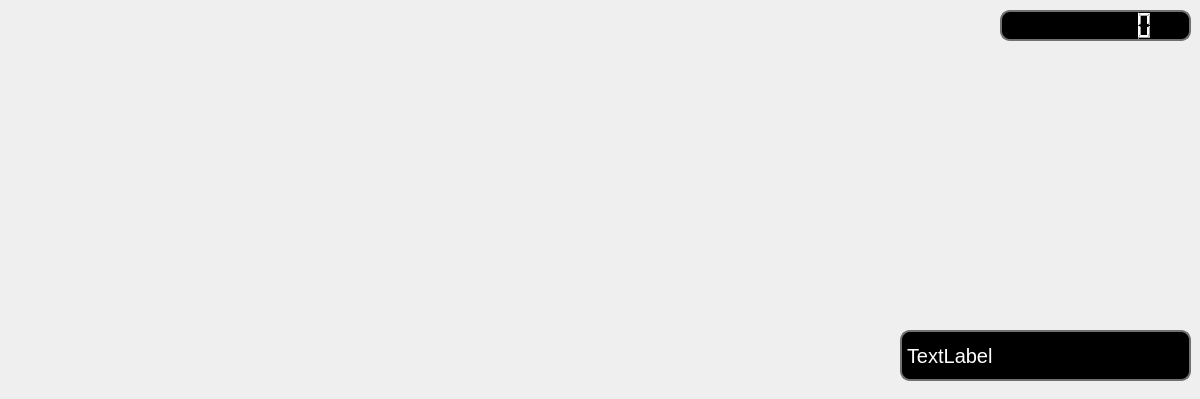
<?xml version="1.0" encoding="UTF-8"?>
<ui version="4.0">
 <class>MainWindow</class>
 <widget class="QMainWindow" name="MainWindow">
  <property name="geometry">
   <rect>
    <x>0</x>
    <y>0</y>
    <width>1200</width>
    <height>399</height>
   </rect>
  </property>
  <property name="windowTitle">
   <string>MainWindow</string>
  </property>
  <widget class="QWidget" name="centralwidget">
   <widget class="QStackedWidget" name="stackedWidget">
    <property name="geometry">
     <rect>
      <x>0</x>
      <y>0</y>
      <width>1200</width>
      <height>399</height>
     </rect>
    </property>
    <property name="currentIndex">
     <number>1</number>
    </property>
    <widget class="QWidget" name="StartMenu">
     <widget class="QFrame" name="frame">
      <property name="geometry">
       <rect>
        <x>0</x>
        <y>0</y>
        <width>1200</width>
        <height>399</height>
       </rect>
      </property>
      <property name="styleSheet">
       <string notr="true">background-color: rgb(0, 0, 0);</string>
      </property>
      <property name="frameShape">
       <enum>QFrame::StyledPanel</enum>
      </property>
      <property name="frameShadow">
       <enum>QFrame::Raised</enum>
      </property>
      <widget class="QPushButton" name="pushButton">
       <property name="geometry">
        <rect>
         <x>350</x>
         <y>127</y>
         <width>500</width>
         <height>60</height>
        </rect>
       </property>
       <property name="styleSheet">
        <string notr="true">QPushButton {
	background-color:rgb(255, 255, 255);
	border:none;
	color:rgb(0, 0, 0);
	border-radius: 5px;
}
QPushButton:hover {
	background-color:rgb(196, 196, 196);
}
QPushButton:pressed {
	background-color:rgb(117, 117, 117);
}
</string>
       </property>
       <property name="text">
        <string>SETTINGS</string>
       </property>
      </widget>
      <widget class="QPushButton" name="pushButton_3">
       <property name="geometry">
        <rect>
         <x>350</x>
         <y>300</y>
         <width>500</width>
         <height>60</height>
        </rect>
       </property>
       <property name="styleSheet">
        <string notr="true">QPushButton {
	background-color:rgb(255, 255, 255);
	border:none;
	color:rgb(0, 0, 0);
	border-radius: 5px;
}
QPushButton:hover {
	background-color:rgb(196, 196, 196);
}
QPushButton:pressed {
	background-color:rgb(117, 117, 117);
}
</string>
       </property>
       <property name="text">
        <string>QUIT</string>
       </property>
      </widget>
      <widget class="QPushButton" name="pushButton_4">
       <property name="geometry">
        <rect>
         <x>350</x>
         <y>214</y>
         <width>500</width>
         <height>60</height>
        </rect>
       </property>
       <property name="styleSheet">
        <string notr="true">QPushButton {
	background-color:rgb(255, 255, 255);
	border:none;
	color:rgb(0, 0, 0);
	border-radius: 5px;
}
QPushButton:hover {
	background-color:rgb(196, 196, 196);
}
QPushButton:pressed {
	background-color:rgb(117, 117, 117);
}
</string>
       </property>
       <property name="text">
        <string>HALL OF FAME</string>
       </property>
      </widget>
      <widget class="QPushButton" name="PB_launchGame">
       <property name="geometry">
        <rect>
         <x>350</x>
         <y>40</y>
         <width>500</width>
         <height>60</height>
        </rect>
       </property>
       <property name="styleSheet">
        <string notr="true">QPushButton {
	background-color:rgb(255, 255, 255);
	border:none;
	color:rgb(0, 0, 0);
	border-radius: 5px;
}
QPushButton:hover {
	background-color:rgb(196, 196, 196);
}
QPushButton:pressed {
	background-color:rgb(117, 117, 117);
}
</string>
       </property>
       <property name="text">
        <string>PLAY</string>
       </property>
      </widget>
     </widget>
    </widget>
    <widget class="QWidget" name="GameWidget">
     <widget class="QLCDNumber" name="lcdNumber">
      <property name="geometry">
       <rect>
        <x>1000</x>
        <y>10</y>
        <width>191</width>
        <height>31</height>
       </rect>
      </property>
      <property name="styleSheet">
       <string notr="true">QLCDNumber{
  background-color: rgb(0, 0, 0);
  border: 2px solid rgb(113, 113, 113);
  border-width: 2px;
  border-radius: 10px;
  color: rgb(255, 255, 255);
}</string>
      </property>
      <property name="smallDecimalPoint">
       <bool>false</bool>
      </property>
      <property name="digitCount">
       <number>8</number>
      </property>
      <property name="mode">
       <enum>QLCDNumber::Dec</enum>
      </property>
      <property name="segmentStyle">
       <enum>QLCDNumber::Filled</enum>
      </property>
     </widget>
     <widget class="QLabel" name="introLabel">
      <property name="geometry">
       <rect>
        <x>900</x>
        <y>330</y>
        <width>291</width>
        <height>51</height>
       </rect>
      </property>
      <property name="styleSheet">
       <string notr="true">  background-color: rgb(0, 0, 0);
  border: 2px solid rgb(113, 113, 113);
  border-width: 2px;
  border-radius: 10px;
  color: rgb(255, 255, 255);
  font-size: 20px;</string>
      </property>
      <property name="text">
       <string>TextLabel</string>
      </property>
     </widget>
    </widget>
    <widget class="QWidget" name="Settings">
     <widget class="QFrame" name="frame_2">
      <property name="geometry">
       <rect>
        <x>0</x>
        <y>0</y>
        <width>1200</width>
        <height>399</height>
       </rect>
      </property>
      <property name="styleSheet">
       <string notr="true">background-color: rgb(0, 0, 0);</string>
      </property>
      <property name="frameShape">
       <enum>QFrame::StyledPanel</enum>
      </property>
      <property name="frameShadow">
       <enum>QFrame::Raised</enum>
      </property>
      <widget class="QPushButton" name="pushButton_2">
       <property name="geometry">
        <rect>
         <x>981</x>
         <y>340</y>
         <width>210</width>
         <height>50</height>
        </rect>
       </property>
       <property name="styleSheet">
        <string notr="true">QPushButton {
	background-color:rgb(255, 255, 255);
	border:none;
	color:rgb(0, 0, 0);
	border-radius: 10px;
}
QPushButton:hover {
	background-color:rgb(196, 196, 196);
}
QPushButton:pressed {
	background-color:rgb(117, 117, 117);
}
</string>
       </property>
       <property name="text">
        <string>START MENU</string>
       </property>
      </widget>
      <widget class="QLabel" name="label">
       <property name="geometry">
        <rect>
         <x>540</x>
         <y>10</y>
         <width>120</width>
         <height>50</height>
        </rect>
       </property>
       <property name="styleSheet">
        <string notr="true">color: rgb(255, 255, 255);
font-size: 50px;</string>
       </property>
       <property name="text">
        <string>KEYS</string>
       </property>
      </widget>
      <widget class="QLabel" name="label_2">
       <property name="geometry">
        <rect>
         <x>400</x>
         <y>150</y>
         <width>70</width>
         <height>30</height>
        </rect>
       </property>
       <property name="styleSheet">
        <string notr="true">color: rgb(255, 255, 255);
font-size: 30px;</string>
       </property>
       <property name="text">
        <string>LEFT</string>
       </property>
      </widget>
      <widget class="QLabel" name="keyL2">
       <property name="geometry">
        <rect>
         <x>760</x>
         <y>150</y>
         <width>82</width>
         <height>30</height>
        </rect>
       </property>
       <property name="styleSheet">
        <string notr="true">background-color: rgb(255, 255, 255);
color: rgb(0, 0, 0);</string>
       </property>
       <property name="text">
        <string>  ARROW_LEFT</string>
       </property>
      </widget>
      <widget class="QLabel" name="keyR2">
       <property name="geometry">
        <rect>
         <x>760</x>
         <y>220</y>
         <width>85</width>
         <height>30</height>
        </rect>
       </property>
       <property name="styleSheet">
        <string notr="true">background-color: rgb(255, 255, 255);
color: rgb(0, 0, 0);</string>
       </property>
       <property name="text">
        <string> ARROW_RIGHT</string>
       </property>
      </widget>
      <widget class="QLabel" name="keyJ2">
       <property name="geometry">
        <rect>
         <x>760</x>
         <y>290</y>
         <width>82</width>
         <height>30</height>
        </rect>
       </property>
       <property name="styleSheet">
        <string notr="true">background-color: rgb(255, 255, 255);
color: rgb(0, 0, 0);</string>
       </property>
       <property name="text">
        <string>    ARROW_UP</string>
       </property>
      </widget>
      <widget class="QLabel" name="keyL1">
       <property name="geometry">
        <rect>
         <x>640</x>
         <y>150</y>
         <width>91</width>
         <height>30</height>
        </rect>
       </property>
       <property name="styleSheet">
        <string notr="true">background-color: rgb(255, 255, 255);
color: rgb(0, 0, 0);</string>
       </property>
       <property name="text">
        <string/>
       </property>
      </widget>
      <widget class="QLabel" name="keyR1">
       <property name="geometry">
        <rect>
         <x>640</x>
         <y>220</y>
         <width>91</width>
         <height>30</height>
        </rect>
       </property>
       <property name="styleSheet">
        <string notr="true">background-color: rgb(255, 255, 255);
color: rgb(0, 0, 0);</string>
       </property>
       <property name="text">
        <string/>
       </property>
      </widget>
      <widget class="QLabel" name="keyJ1">
       <property name="geometry">
        <rect>
         <x>640</x>
         <y>290</y>
         <width>91</width>
         <height>30</height>
        </rect>
       </property>
       <property name="styleSheet">
        <string notr="true">background-color: rgb(255, 255, 255);
color: rgb(0, 0, 0);</string>
       </property>
       <property name="text">
        <string/>
       </property>
      </widget>
      <widget class="QPushButton" name="editL">
       <property name="geometry">
        <rect>
         <x>520</x>
         <y>150</y>
         <width>50</width>
         <height>30</height>
        </rect>
       </property>
       <property name="styleSheet">
        <string notr="true">QPushButton {
	background-color:rgb(255, 255, 255);
	border:none;
	color:rgb(0, 0, 0);
	border-radius: 10px;
}
QPushButton:hover {
	background-color:rgb(196, 196, 196);
}
QPushButton:pressed {
	background-color:rgb(117, 117, 117);
}
</string>
       </property>
       <property name="text">
        <string>EDIT</string>
       </property>
      </widget>
      <widget class="QPushButton" name="editR">
       <property name="geometry">
        <rect>
         <x>520</x>
         <y>220</y>
         <width>50</width>
         <height>30</height>
        </rect>
       </property>
       <property name="styleSheet">
        <string notr="true">QPushButton {
	background-color:rgb(255, 255, 255);
	border:none;
	color:rgb(0, 0, 0);
	border-radius: 10px;
}
QPushButton:hover {
	background-color:rgb(196, 196, 196);
}
QPushButton:pressed {
	background-color:rgb(117, 117, 117);
}
</string>
       </property>
       <property name="text">
        <string>EDIT</string>
       </property>
      </widget>
      <widget class="QPushButton" name="editJ">
       <property name="geometry">
        <rect>
         <x>520</x>
         <y>290</y>
         <width>50</width>
         <height>30</height>
        </rect>
       </property>
       <property name="styleSheet">
        <string notr="true">QPushButton {
	background-color:rgb(255, 255, 255);
	border:none;
	color:rgb(0, 0, 0);
	border-radius: 10px;
}
QPushButton:hover {
	background-color:rgb(196, 196, 196);
}
QPushButton:pressed {
	background-color:rgb(117, 117, 117);
}
</string>
       </property>
       <property name="text">
        <string>EDIT</string>
       </property>
      </widget>
      <widget class="QLabel" name="label_3">
       <property name="geometry">
        <rect>
         <x>400</x>
         <y>220</y>
         <width>90</width>
         <height>30</height>
        </rect>
       </property>
       <property name="styleSheet">
        <string notr="true">color: rgb(255, 255, 255);
font-size: 30px;</string>
       </property>
       <property name="text">
        <string>RIGHT</string>
       </property>
      </widget>
      <widget class="QLabel" name="label_4">
       <property name="geometry">
        <rect>
         <x>400</x>
         <y>290</y>
         <width>75</width>
         <height>30</height>
        </rect>
       </property>
       <property name="styleSheet">
        <string notr="true">color: rgb(255, 255, 255);
font-size: 30px;</string>
       </property>
       <property name="text">
        <string>JUMP</string>
       </property>
      </widget>
     </widget>
    </widget>
    <widget class="QWidget" name="HOF">
     <widget class="QFrame" name="frame_3">
      <property name="geometry">
       <rect>
        <x>0</x>
        <y>0</y>
        <width>1200</width>
        <height>399</height>
       </rect>
      </property>
      <property name="styleSheet">
       <string notr="true">background-color: rgb(0, 0, 0);</string>
      </property>
      <property name="frameShape">
       <enum>QFrame::StyledPanel</enum>
      </property>
      <property name="frameShadow">
       <enum>QFrame::Raised</enum>
      </property>
      <widget class="QLabel" name="label_5">
       <property name="geometry">
        <rect>
         <x>435</x>
         <y>10</y>
         <width>330</width>
         <height>50</height>
        </rect>
       </property>
       <property name="styleSheet">
        <string notr="true">color: rgb(255, 255, 255);
font-size: 50px;</string>
       </property>
       <property name="text">
        <string>HALL OF FAME</string>
       </property>
      </widget>
      <widget class="QPushButton" name="pushButton_6">
       <property name="geometry">
        <rect>
         <x>980</x>
         <y>340</y>
         <width>210</width>
         <height>50</height>
        </rect>
       </property>
       <property name="styleSheet">
        <string notr="true">QPushButton {
	background-color:rgb(255, 255, 255);
	border:none;
	color:rgb(0, 0, 0);
	border-radius: 10px;
}
QPushButton:hover {
	background-color:rgb(196, 196, 196);
}
QPushButton:pressed {
	background-color:rgb(117, 117, 117);
}
</string>
       </property>
       <property name="text">
        <string>START MENU</string>
       </property>
      </widget>
      <widget class="QLabel" name="label_6">
       <property name="geometry">
        <rect>
         <x>740</x>
         <y>80</y>
         <width>141</width>
         <height>50</height>
        </rect>
       </property>
       <property name="styleSheet">
        <string notr="true">color: rgb(0,207,0);
font-size: 50px;</string>
       </property>
       <property name="text">
        <string>Score</string>
       </property>
      </widget>
      <widget class="QLabel" name="label_7">
       <property name="geometry">
        <rect>
         <x>340</x>
         <y>80</y>
         <width>131</width>
         <height>50</height>
        </rect>
       </property>
       <property name="styleSheet">
        <string notr="true">color: rgb(181,0,181);
font-size: 50px;</string>
       </property>
       <property name="text">
        <string>Name</string>
       </property>
      </widget>
      <widget class="QLabel" name="name1">
       <property name="geometry">
        <rect>
         <x>195</x>
         <y>140</y>
         <width>421</width>
         <height>50</height>
        </rect>
       </property>
       <property name="cursor">
        <cursorShape>ArrowCursor</cursorShape>
       </property>
       <property name="styleSheet">
        <string notr="true">color: rgb(255, 255, 255);
font-size: 40px;</string>
       </property>
       <property name="text">
        <string>&lt;html&gt;&lt;head/&gt;&lt;body&gt;&lt;p align=&quot;center&quot;&gt;-&lt;/p&gt;&lt;/body&gt;&lt;/html&gt;</string>
       </property>
      </widget>
      <widget class="QLabel" name="name2">
       <property name="geometry">
        <rect>
         <x>195</x>
         <y>190</y>
         <width>421</width>
         <height>50</height>
        </rect>
       </property>
       <property name="cursor">
        <cursorShape>ArrowCursor</cursorShape>
       </property>
       <property name="styleSheet">
        <string notr="true">color: rgb(255, 255, 255);
font-size: 40px;</string>
       </property>
       <property name="text">
        <string>&lt;html&gt;&lt;head/&gt;&lt;body&gt;&lt;p align=&quot;center&quot;&gt;-&lt;/p&gt;&lt;/body&gt;&lt;/html&gt;</string>
       </property>
      </widget>
      <widget class="QLabel" name="name4">
       <property name="geometry">
        <rect>
         <x>195</x>
         <y>290</y>
         <width>421</width>
         <height>55</height>
        </rect>
       </property>
       <property name="cursor">
        <cursorShape>ArrowCursor</cursorShape>
       </property>
       <property name="styleSheet">
        <string notr="true">color: rgb(255, 255, 255);
font-size: 40px;</string>
       </property>
       <property name="text">
        <string>&lt;html&gt;&lt;head/&gt;&lt;body&gt;&lt;p align=&quot;center&quot;&gt;-&lt;/p&gt;&lt;/body&gt;&lt;/html&gt;</string>
       </property>
      </widget>
      <widget class="QLabel" name="name3">
       <property name="geometry">
        <rect>
         <x>195</x>
         <y>240</y>
         <width>421</width>
         <height>50</height>
        </rect>
       </property>
       <property name="cursor">
        <cursorShape>ArrowCursor</cursorShape>
       </property>
       <property name="styleSheet">
        <string notr="true">color: rgb(255, 255, 255);
font-size: 40px;</string>
       </property>
       <property name="text">
        <string>&lt;html&gt;&lt;head/&gt;&lt;body&gt;&lt;p align=&quot;center&quot;&gt;&lt;span style=&quot; font-size:30pt;&quot;&gt;-&lt;/span&gt;&lt;/p&gt;&lt;/body&gt;&lt;/html&gt;</string>
       </property>
      </widget>
      <widget class="QLabel" name="name5">
       <property name="geometry">
        <rect>
         <x>195</x>
         <y>340</y>
         <width>421</width>
         <height>50</height>
        </rect>
       </property>
       <property name="cursor">
        <cursorShape>ArrowCursor</cursorShape>
       </property>
       <property name="styleSheet">
        <string notr="true">color: rgb(255, 255, 255);
font-size: 40px;</string>
       </property>
       <property name="text">
        <string>&lt;html&gt;&lt;head/&gt;&lt;body&gt;&lt;p align=&quot;center&quot;&gt;-&lt;/p&gt;&lt;/body&gt;&lt;/html&gt;</string>
       </property>
      </widget>
      <widget class="QLabel" name="score1">
       <property name="geometry">
        <rect>
         <x>650</x>
         <y>140</y>
         <width>311</width>
         <height>40</height>
        </rect>
       </property>
       <property name="cursor">
        <cursorShape>ArrowCursor</cursorShape>
       </property>
       <property name="styleSheet">
        <string notr="true">color: rgb(255, 255, 255);
font-size: 40px;</string>
       </property>
       <property name="text">
        <string>&lt;html&gt;&lt;head/&gt;&lt;body&gt;&lt;p align=&quot;center&quot;&gt;-&lt;/p&gt;&lt;/body&gt;&lt;/html&gt;</string>
       </property>
      </widget>
      <widget class="QLabel" name="score2">
       <property name="geometry">
        <rect>
         <x>650</x>
         <y>190</y>
         <width>311</width>
         <height>40</height>
        </rect>
       </property>
       <property name="cursor">
        <cursorShape>ArrowCursor</cursorShape>
       </property>
       <property name="styleSheet">
        <string notr="true">color: rgb(255, 255, 255);
font-size: 40px;</string>
       </property>
       <property name="text">
        <string>&lt;html&gt;&lt;head/&gt;&lt;body&gt;&lt;p align=&quot;center&quot;&gt;-&lt;/p&gt;&lt;/body&gt;&lt;/html&gt;</string>
       </property>
      </widget>
      <widget class="QLabel" name="score3">
       <property name="geometry">
        <rect>
         <x>650</x>
         <y>240</y>
         <width>311</width>
         <height>40</height>
        </rect>
       </property>
       <property name="cursor">
        <cursorShape>ArrowCursor</cursorShape>
       </property>
       <property name="styleSheet">
        <string notr="true">color: rgb(255, 255, 255);
font-size: 40px;</string>
       </property>
       <property name="text">
        <string>&lt;html&gt;&lt;head/&gt;&lt;body&gt;&lt;p align=&quot;center&quot;&gt;-&lt;/p&gt;&lt;/body&gt;&lt;/html&gt;</string>
       </property>
      </widget>
      <widget class="QLabel" name="score4">
       <property name="geometry">
        <rect>
         <x>650</x>
         <y>290</y>
         <width>311</width>
         <height>40</height>
        </rect>
       </property>
       <property name="cursor">
        <cursorShape>ArrowCursor</cursorShape>
       </property>
       <property name="styleSheet">
        <string notr="true">color: rgb(255, 255, 255);
font-size: 40px;</string>
       </property>
       <property name="text">
        <string>&lt;html&gt;&lt;head/&gt;&lt;body&gt;&lt;p align=&quot;center&quot;&gt;-&lt;/p&gt;&lt;/body&gt;&lt;/html&gt;</string>
       </property>
      </widget>
      <widget class="QLabel" name="score5">
       <property name="geometry">
        <rect>
         <x>650</x>
         <y>340</y>
         <width>311</width>
         <height>40</height>
        </rect>
       </property>
       <property name="cursor">
        <cursorShape>ArrowCursor</cursorShape>
       </property>
       <property name="toolTip">
        <string>&lt;html&gt;&lt;head/&gt;&lt;body&gt;&lt;p align=&quot;center&quot;&gt;&lt;br/&gt;&lt;/p&gt;&lt;/body&gt;&lt;/html&gt;</string>
       </property>
       <property name="styleSheet">
        <string notr="true">color: rgb(255, 255, 255);
font-size: 40px;
text-align:center;</string>
       </property>
       <property name="text">
        <string>&lt;html&gt;&lt;head/&gt;&lt;body&gt;&lt;p align=&quot;center&quot;&gt;-&lt;/p&gt;&lt;/body&gt;&lt;/html&gt;</string>
       </property>
      </widget>
     </widget>
    </widget>
    <widget class="QWidget" name="EscMenu">
     <widget class="QFrame" name="frame_4">
      <property name="geometry">
       <rect>
        <x>0</x>
        <y>0</y>
        <width>1200</width>
        <height>399</height>
       </rect>
      </property>
      <property name="styleSheet">
       <string notr="true">background-color:rgb(0,0,0);</string>
      </property>
      <property name="frameShape">
       <enum>QFrame::StyledPanel</enum>
      </property>
      <property name="frameShadow">
       <enum>QFrame::Raised</enum>
      </property>
      <widget class="QPushButton" name="pushButton_5">
       <property name="geometry">
        <rect>
         <x>390</x>
         <y>50</y>
         <width>500</width>
         <height>60</height>
        </rect>
       </property>
       <property name="styleSheet">
        <string notr="true">QPushButton {
	background-color:rgb(255, 255, 255);
	border:none;
	color:rgb(0, 0, 0);
	border-radius: 5px;
}
QPushButton:hover {
	background-color:rgb(196, 196, 196);
}
QPushButton:pressed {
	background-color:rgb(117, 117, 117);
}
</string>
       </property>
       <property name="text">
        <string>RESUME</string>
       </property>
      </widget>
      <widget class="QPushButton" name="pushButton_7">
       <property name="geometry">
        <rect>
         <x>390</x>
         <y>175</y>
         <width>500</width>
         <height>60</height>
        </rect>
       </property>
       <property name="styleSheet">
        <string notr="true">QPushButton {
	background-color:rgb(255, 255, 255);
	border:none;
	color:rgb(0, 0, 0);
	border-radius: 5px;
}
QPushButton:hover {
	background-color:rgb(196, 196, 196);
}
QPushButton:pressed {
	background-color:rgb(117, 117, 117);
}
</string>
       </property>
       <property name="text">
        <string>MENU</string>
       </property>
      </widget>
      <widget class="QPushButton" name="pushButton_8">
       <property name="geometry">
        <rect>
         <x>390</x>
         <y>299</y>
         <width>500</width>
         <height>60</height>
        </rect>
       </property>
       <property name="styleSheet">
        <string notr="true">QPushButton {
	background-color:rgb(255, 255, 255);
	border:none;
	color:rgb(0, 0, 0);
	border-radius: 5px;
}
QPushButton:hover {
	background-color:rgb(196, 196, 196);
}
QPushButton:pressed {
	background-color:rgb(117, 117, 117);
}
</string>
       </property>
       <property name="text">
        <string>QUIT</string>
       </property>
      </widget>
     </widget>
    </widget>
    <widget class="QWidget" name="MenuWin">
     <widget class="QFrame" name="frame_menuwin">
      <property name="geometry">
       <rect>
        <x>0</x>
        <y>0</y>
        <width>1200</width>
        <height>399</height>
       </rect>
      </property>
      <property name="styleSheet">
       <string notr="true">background-color:rgb(0,0,0);</string>
      </property>
      <property name="frameShape">
       <enum>QFrame::StyledPanel</enum>
      </property>
      <property name="frameShadow">
       <enum>QFrame::Raised</enum>
      </property>
      <widget class="QPushButton" name="PB_startmenu_fromMenuWin">
       <property name="geometry">
        <rect>
         <x>1070</x>
         <y>350</y>
         <width>121</width>
         <height>41</height>
        </rect>
       </property>
       <property name="styleSheet">
        <string notr="true">QPushButton {
	background-color:rgb(255, 255, 255);
	border:none;
	color:rgb(0, 0, 0);
	border-radius: 5px;
}
QPushButton:hover {
	background-color:rgb(196, 196, 196);
}
QPushButton:pressed {
	background-color:rgb(117, 117, 117);
}
</string>
       </property>
       <property name="text">
        <string>START MENU</string>
       </property>
      </widget>
      <widget class="QPushButton" name="PB_startNewGame_fromMenuWin">
       <property name="geometry">
        <rect>
         <x>10</x>
         <y>350</y>
         <width>121</width>
         <height>41</height>
        </rect>
       </property>
       <property name="styleSheet">
        <string notr="true">QPushButton {
	background-color:rgb(255, 255, 255);
	border:none;
	color:rgb(0, 0, 0);
	border-radius: 5px;
}
QPushButton:hover {
	background-color:rgb(196, 196, 196);
}
QPushButton:pressed {
	background-color:rgb(117, 117, 117);
}
</string>
       </property>
       <property name="text">
        <string>NEW GAME</string>
       </property>
      </widget>
      <widget class="QLabel" name="label_11">
       <property name="geometry">
        <rect>
         <x>480</x>
         <y>20</y>
         <width>291</width>
         <height>60</height>
        </rect>
       </property>
       <property name="styleSheet">
        <string notr="true">color: rgb(255, 255, 255);
font-size: 50px;
font: 50pt;</string>
       </property>
       <property name="text">
        <string>YOU WIN</string>
       </property>
      </widget>
      <widget class="QLabel" name="label_12">
       <property name="geometry">
        <rect>
         <x>410</x>
         <y>140</y>
         <width>161</width>
         <height>60</height>
        </rect>
       </property>
       <property name="styleSheet">
        <string notr="true">color: rgb(0, 207, 9);
font-size: 40px;</string>
       </property>
       <property name="text">
        <string>SCORE : </string>
       </property>
      </widget>
      <widget class="QLabel" name="label_winscore">
       <property name="geometry">
        <rect>
         <x>640</x>
         <y>140</y>
         <width>491</width>
         <height>60</height>
        </rect>
       </property>
       <property name="styleSheet">
        <string notr="true">color: rgb(0, 207, 9);
font-size: 40px;
</string>
       </property>
       <property name="text">
        <string/>
       </property>
      </widget>
      <widget class="QGroupBox" name="groupBox">
       <property name="geometry">
        <rect>
         <x>320</x>
         <y>250</y>
         <width>511</width>
         <height>131</height>
        </rect>
       </property>
       <property name="styleSheet">
        <string notr="true">background-color:rgb(0,0,0);</string>
       </property>
       <property name="title">
        <string/>
       </property>
       <widget class="QLabel" name="label_8">
        <property name="geometry">
         <rect>
          <x>80</x>
          <y>10</y>
          <width>391</width>
          <height>20</height>
         </rect>
        </property>
        <property name="styleSheet">
         <string notr="true">font-size: 20px;
color:rgb(255,255,255);</string>
        </property>
        <property name="text">
         <string>You are in the TOP 5 enter your name !</string>
        </property>
       </widget>
       <widget class="QLineEdit" name="lineEdit">
        <property name="geometry">
         <rect>
          <x>40</x>
          <y>60</y>
          <width>301</width>
          <height>41</height>
         </rect>
        </property>
        <property name="styleSheet">
         <string notr="true">color:rgb(0,0,0);
border:display(false);
background-color:rgb(255,255,255);
font-size: 25px;
</string>
        </property>
        <property name="text">
         <string/>
        </property>
       </widget>
       <widget class="QPushButton" name="PB_startmenu_fromMenuWin_3">
        <property name="geometry">
         <rect>
          <x>370</x>
          <y>60</y>
          <width>121</width>
          <height>41</height>
         </rect>
        </property>
        <property name="styleSheet">
         <string notr="true">QPushButton {
	background-color:rgb(255, 255, 255);
	border:none;
	color:rgb(0, 0, 0);
	border-radius: 5px;
}
QPushButton:hover {
	background-color:rgb(196, 196, 196);
}
QPushButton:pressed {
	background-color:rgb(117, 117, 117);
}
</string>
        </property>
        <property name="text">
         <string>SUBMIT</string>
        </property>
       </widget>
      </widget>
     </widget>
    </widget>
    <widget class="QWidget" name="MenuLoose">
     <widget class="QFrame" name="frame_menuwin_2">
      <property name="geometry">
       <rect>
        <x>0</x>
        <y>0</y>
        <width>1200</width>
        <height>399</height>
       </rect>
      </property>
      <property name="styleSheet">
       <string notr="true">background-color:rgb(0,0,0);</string>
      </property>
      <property name="frameShape">
       <enum>QFrame::StyledPanel</enum>
      </property>
      <property name="frameShadow">
       <enum>QFrame::Raised</enum>
      </property>
      <widget class="QPushButton" name="PB_startmenu_fromMenuWin_2">
       <property name="geometry">
        <rect>
         <x>1070</x>
         <y>350</y>
         <width>121</width>
         <height>41</height>
        </rect>
       </property>
       <property name="styleSheet">
        <string notr="true">QPushButton {
	background-color:rgb(255, 255, 255);
	border:none;
	color:rgb(0, 0, 0);
	border-radius: 5px;
}
QPushButton:hover {
	background-color:rgb(196, 196, 196);
}
QPushButton:pressed {
	background-color:rgb(117, 117, 117);
}
</string>
       </property>
       <property name="text">
        <string>START MENU</string>
       </property>
      </widget>
      <widget class="QPushButton" name="PB_startNewGame_fromMenuWin_2">
       <property name="geometry">
        <rect>
         <x>10</x>
         <y>350</y>
         <width>121</width>
         <height>41</height>
        </rect>
       </property>
       <property name="styleSheet">
        <string notr="true">QPushButton {
	background-color:rgb(255, 255, 255);
	border:none;
	color:rgb(0, 0, 0);
	border-radius: 5px;
}
QPushButton:hover {
	background-color:rgb(196, 196, 196);
}
QPushButton:pressed {
	background-color:rgb(117, 117, 117);
}
</string>
       </property>
       <property name="text">
        <string>RETRY</string>
       </property>
      </widget>
      <widget class="QLabel" name="label_13">
       <property name="geometry">
        <rect>
         <x>270</x>
         <y>70</y>
         <width>721</width>
         <height>171</height>
        </rect>
       </property>
       <property name="styleSheet">
        <string notr="true">color: rgb(255, 255, 255);
font-size: 50px;
font: 100pt;
color:rgb(214,38,0);</string>
       </property>
       <property name="text">
        <string>YOU LOOSE</string>
       </property>
      </widget>
     </widget>
    </widget>
   </widget>
  </widget>
 </widget>
 <resources/>
 <connections/>
</ui>
